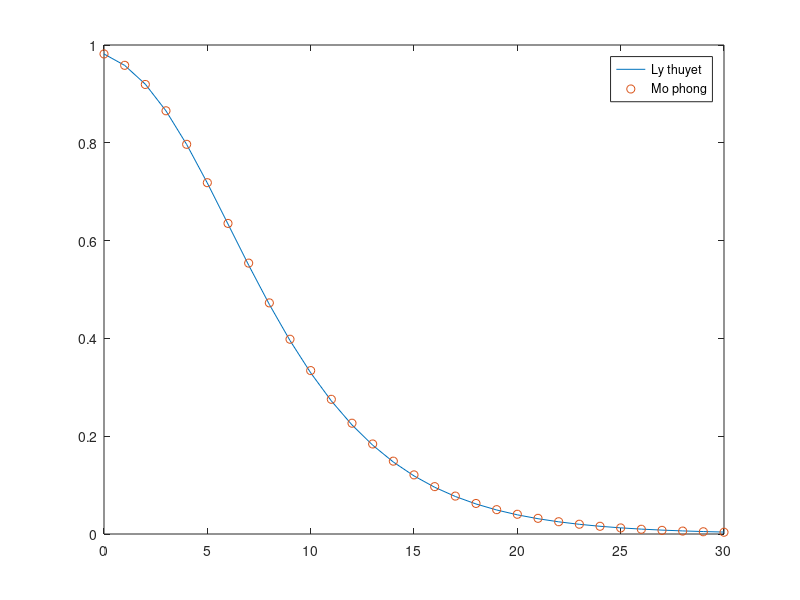

Write the MATLAB code that produced this figure.
%xac suat dung user2
clc
Yo = 1;
lamda = 1;
anpha = 0.75;
P0dB = 0:1:30;
P0 = 10.^(P0dB./10);
P2 = P0.*(1-anpha);
%ly thuyet 
F_LT = 1- exp(-(lamda*Yo)./(P2(:)));
%Mo phong
n =10^5;
g = gamrnd(1,1,1,n);
SNR = zeros(n,length(P0dB));
for i = 1:n
    for j = 1:length(P0dB)
        SNR(i,j) = P2(j)*g(i);
    end
end
F_MP =sum(SNR<Yo)/n;
%-------------------------
plot(P0dB,F_LT,P0dB,F_MP,'o');
legend('Ly thuyet','Mo phong');